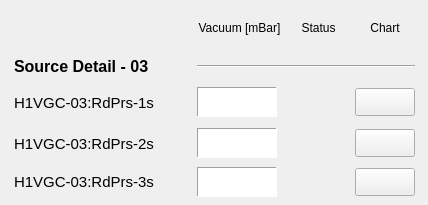
   <widget class="QWidget" name="scrollAreaWidgetContents_23">
    <property name="geometry">
     <rect>
      <x>0</x>
      <y>0</y>
      <width>428</width>
      <height>205</height>
     </rect>
    </property>
    <widget class="QWidget" name="layoutWidget_7">
     <property name="geometry">
      <rect>
       <x>9</x>
       <y>7</y>
       <width>411</width>
       <height>190</height>
      </rect>
     </property>
     <layout class="QGridLayout" name="gridLayout_7">
      <item row="0" column="1">
       <widget class="PyDMLabel" name="PyDMLabel_214">
        <property name="minimumSize">
         <size>
          <width>85</width>
          <height>30</height>
         </size>
        </property>
        <property name="maximumSize">
         <size>
          <width>150</width>
          <height>16777215</height>
         </size>
        </property>
        <property name="toolTip">
         <string/>
        </property>
        <property name="text">
         <string>Vacuum [mBar]</string>
        </property>
        <property name="alignment">
         <set>Qt::AlignCenter</set>
        </property>
       </widget>
      </item>
      <item row="0" column="2">
       <widget class="PyDMLabel" name="PyDMLabel_254">
        <property name="minimumSize">
         <size>
          <width>50</width>
          <height>30</height>
         </size>
        </property>
        <property name="toolTip">
         <string/>
        </property>
        <property name="text">
         <string>Status</string>
        </property>
        <property name="alignment">
         <set>Qt::AlignCenter</set>
        </property>
       </widget>
      </item>
      <item row="0" column="3">
       <widget class="PyDMLabel" name="PyDMLabel_255">
        <property name="minimumSize">
         <size>
          <width>60</width>
          <height>30</height>
         </size>
        </property>
        <property name="toolTip">
         <string/>
        </property>
        <property name="text">
         <string>Chart</string>
        </property>
        <property name="alignment">
         <set>Qt::AlignCenter</set>
        </property>
       </widget>
      </item>
      <item row="1" column="0">
       <widget class="PyDMLabel" name="PyDMLabel_256">
        <property name="minimumSize">
         <size>
          <width>172</width>
          <height>25</height>
         </size>
        </property>
        <property name="maximumSize">
         <size>
          <width>160</width>
          <height>16777215</height>
         </size>
        </property>
        <property name="font">
         <font>
          <pointsize>12</pointsize>
          <weight>75</weight>
          <bold>true</bold>
         </font>
        </property>
        <property name="toolTip">
         <string/>
        </property>
        <property name="text">
         <string>Source Detail - 03</string>
        </property>
       </widget>
      </item>
      <item row="1" column="1" colspan="3">
       <widget class="Line" name="line_22">
        <property name="sizeIncrement">
         <size>
          <width>0</width>
          <height>0</height>
         </size>
        </property>
        <property name="baseSize">
         <size>
          <width>0</width>
          <height>0</height>
         </size>
        </property>
        <property name="autoFillBackground">
         <bool>false</bool>
        </property>
        <property name="frameShadow">
         <enum>QFrame::Sunken</enum>
        </property>
        <property name="lineWidth">
         <number>1</number>
        </property>
        <property name="midLineWidth">
         <number>0</number>
        </property>
        <property name="orientation">
         <enum>Qt::Horizontal</enum>
        </property>
       </widget>
      </item>
      <item row="2" column="0">
       <widget class="PyDMLabel" name="PyDMLabel_166">
        <property name="minimumSize">
         <size>
          <width>172</width>
          <height>35</height>
         </size>
        </property>
        <property name="font">
         <font>
          <pointsize>11</pointsize>
         </font>
        </property>
        <property name="toolTip">
         <string/>
        </property>
        <property name="text">
         <string>H1VGC-03:RdPrs-1s</string>
        </property>
       </widget>
      </item>
      <item row="2" column="1">
       <widget class="PyDMLabel" name="PyDMLabel_257">
        <property name="enabled">
         <bool>true</bool>
        </property>
        <property name="minimumSize">
         <size>
          <width>80</width>
          <height>30</height>
         </size>
        </property>
        <property name="maximumSize">
         <size>
          <width>80</width>
          <height>30</height>
         </size>
        </property>
        <property name="toolTip">
         <string/>
        </property>
        <property name="accessibleDescription">
         <string/>
        </property>
        <property name="layoutDirection">
         <enum>Qt::LeftToRight</enum>
        </property>
        <property name="autoFillBackground">
         <bool>false</bool>
        </property>
        <property name="styleSheet">
         <string notr="true">background-color: qlineargradient(spread:pad, x1:0, y1:0, x2:1, y2:1, stop:0 rgba(255, 255, 255, 255), stop:1 rgba(255, 255, 255, 255));</string>
        </property>
        <property name="frameShape">
         <enum>QFrame::Panel</enum>
        </property>
        <property name="frameShadow">
         <enum>QFrame::Sunken</enum>
        </property>
        <property name="lineWidth">
         <number>1</number>
        </property>
        <property name="alignment">
         <set>Qt::AlignRight|Qt::AlignTrailing|Qt::AlignVCenter</set>
        </property>
        <property name="channel" stdset="0">
         <string>LA-VA:H1VGC-03:RdPrs-1s</string>
        </property>
        <property name="displayFormat" stdset="0">
         <enum>PyDMLabel::Decimal</enum>
        </property>
       </widget>
      </item>
      <item row="2" column="2">
       <widget class="QLed" name="ledvac05">
        <property name="enabled">
         <bool>true</bool>
        </property>
        <property name="sizePolicy">
         <sizepolicy hsizetype="Maximum" vsizetype="Maximum">
          <horstretch>0</horstretch>
          <verstretch>0</verstretch>
         </sizepolicy>
        </property>
        <property name="minimumSize">
         <size>
          <width>50</width>
          <height>35</height>
         </size>
        </property>
        <property name="maximumSize">
         <size>
          <width>51</width>
          <height>35</height>
         </size>
        </property>
        <property name="toolTip">
         <string/>
        </property>
        <property name="state">
         <bool>false</bool>
        </property>
        <property name="onColor">
         <color>
          <red>0</red>
          <green>140</green>
          <blue>0</blue>
         </color>
        </property>
        <property name="shape">
         <enum>QLed::Circle</enum>
        </property>
       </widget>
      </item>
      <item row="2" column="3">
       <widget class="PyDMPushButton" name="PyDMPushButton_80">
        <property name="minimumSize">
         <size>
          <width>60</width>
          <height>28</height>
         </size>
        </property>
        <property name="maximumSize">
         <size>
          <width>60</width>
          <height>28</height>
         </size>
        </property>
        <property name="toolTip">
         <string/>
        </property>
       </widget>
      </item>
      <item row="3" column="0">
       <widget class="PyDMLabel" name="PyDMLabel_258">
        <property name="minimumSize">
         <size>
          <width>172</width>
          <height>0</height>
         </size>
        </property>
        <property name="maximumSize">
         <size>
          <width>145</width>
          <height>16777215</height>
         </size>
        </property>
        <property name="font">
         <font>
          <pointsize>11</pointsize>
         </font>
        </property>
        <property name="toolTip">
         <string/>
        </property>
        <property name="text">
         <string>H1VGC-03:RdPrs-2s</string>
        </property>
       </widget>
      </item>
      <item row="3" column="1">
       <widget class="PyDMLabel" name="PyDMLabel_157">
        <property name="enabled">
         <bool>true</bool>
        </property>
        <property name="minimumSize">
         <size>
          <width>80</width>
          <height>30</height>
         </size>
        </property>
        <property name="maximumSize">
         <size>
          <width>80</width>
          <height>30</height>
         </size>
        </property>
        <property name="toolTip">
         <string/>
        </property>
        <property name="accessibleDescription">
         <string/>
        </property>
        <property name="layoutDirection">
         <enum>Qt::LeftToRight</enum>
        </property>
        <property name="autoFillBackground">
         <bool>false</bool>
        </property>
        <property name="styleSheet">
         <string notr="true">background-color: qlineargradient(spread:pad, x1:0, y1:0, x2:1, y2:1, stop:0 rgba(255, 255, 255, 255), stop:1 rgba(255, 255, 255, 255));</string>
        </property>
        <property name="frameShape">
         <enum>QFrame::Panel</enum>
        </property>
        <property name="frameShadow">
         <enum>QFrame::Sunken</enum>
        </property>
        <property name="lineWidth">
         <number>1</number>
        </property>
        <property name="alignment">
         <set>Qt::AlignRight|Qt::AlignTrailing|Qt::AlignVCenter</set>
        </property>
        <property name="channel" stdset="0">
         <string>LA-VA:H1VGC-03:RdPrs-2s</string>
        </property>
        <property name="displayFormat" stdset="0">
         <enum>PyDMLabel::Decimal</enum>
        </property>
       </widget>
      </item>
      <item row="3" column="2">
       <widget class="QLed" name="ledvac06">
        <property name="sizePolicy">
         <sizepolicy hsizetype="Maximum" vsizetype="Maximum">
          <horstretch>0</horstretch>
          <verstretch>0</verstretch>
         </sizepolicy>
        </property>
        <property name="minimumSize">
         <size>
          <width>50</width>
          <height>35</height>
         </size>
        </property>
        <property name="maximumSize">
         <size>
          <width>51</width>
          <height>35</height>
         </size>
        </property>
        <property name="toolTip">
         <string/>
        </property>
        <property name="state">
         <bool>false</bool>
        </property>
        <property name="onColor">
         <color>
          <red>0</red>
          <green>140</green>
          <blue>0</blue>
         </color>
        </property>
        <property name="shape">
         <enum>QLed::Circle</enum>
        </property>
       </widget>
      </item>
      <item row="3" column="3">
       <widget class="PyDMPushButton" name="PyDMPushButton_81">
        <property name="minimumSize">
         <size>
          <width>60</width>
          <height>28</height>
         </size>
        </property>
        <property name="maximumSize">
         <size>
          <width>60</width>
          <height>28</height>
         </size>
        </property>
        <property name="toolTip">
         <string/>
        </property>
       </widget>
      </item>
      <item row="4" column="0">
       <widget class="PyDMLabel" name="pv02raps01_25">
        <property name="minimumSize">
         <size>
          <width>172</width>
          <height>0</height>
         </size>
        </property>
        <property name="maximumSize">
         <size>
          <width>145</width>
          <height>16777215</height>
         </size>
        </property>
        <property name="font">
         <font>
          <pointsize>11</pointsize>
         </font>
        </property>
        <property name="toolTip">
         <string/>
        </property>
        <property name="text">
         <string>H1VGC-03:RdPrs-3s</string>
        </property>
       </widget>
      </item>
      <item row="4" column="1">
       <widget class="PyDMLabel" name="PyDMLabel_259">
        <property name="enabled">
         <bool>true</bool>
        </property>
        <property name="minimumSize">
         <size>
          <width>80</width>
          <height>30</height>
         </size>
        </property>
        <property name="maximumSize">
         <size>
          <width>80</width>
          <height>30</height>
         </size>
        </property>
        <property name="toolTip">
         <string/>
        </property>
        <property name="accessibleDescription">
         <string/>
        </property>
        <property name="layoutDirection">
         <enum>Qt::LeftToRight</enum>
        </property>
        <property name="autoFillBackground">
         <bool>false</bool>
        </property>
        <property name="styleSheet">
         <string notr="true">background-color: qlineargradient(spread:pad, x1:0, y1:0, x2:1, y2:1, stop:0 rgba(255, 255, 255, 255), stop:1 rgba(255, 255, 255, 255));</string>
        </property>
        <property name="frameShape">
         <enum>QFrame::Panel</enum>
        </property>
        <property name="frameShadow">
         <enum>QFrame::Sunken</enum>
        </property>
        <property name="lineWidth">
         <number>1</number>
        </property>
        <property name="alignment">
         <set>Qt::AlignRight|Qt::AlignTrailing|Qt::AlignVCenter</set>
        </property>
        <property name="channel" stdset="0">
         <string>LA-VA:H1VGC-03:RdPrs-3s</string>
        </property>
        <property name="displayFormat" stdset="0">
         <enum>PyDMLabel::Decimal</enum>
        </property>
       </widget>
      </item>
      <item row="4" column="3">
       <widget class="PyDMPushButton" name="PyDMPushButton_82">
        <property name="minimumSize">
         <size>
          <width>60</width>
          <height>28</height>
         </size>
        </property>
        <property name="maximumSize">
         <size>
          <width>60</width>
          <height>28</height>
         </size>
        </property>
        <property name="toolTip">
         <string/>
        </property>
       </widget>
      </item>
     </layout>
    </widget>
   </widget>
